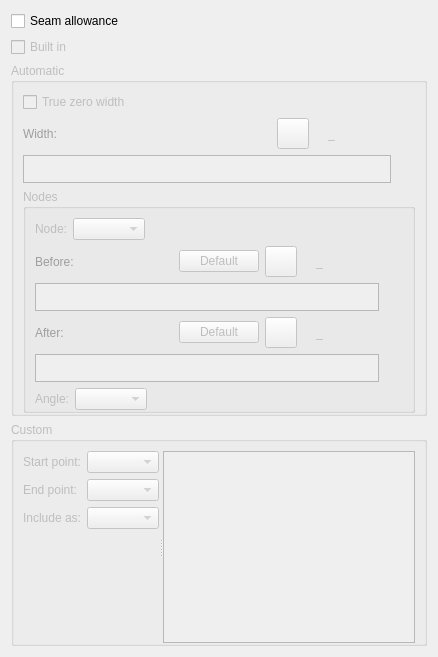
         <widget class="QWidget" name="tabSeamAllowance">
          <attribute name="title">
           <string>Seam allowance</string>
          </attribute>
          <layout class="QVBoxLayout" name="verticalLayout_6">
           <item>
            <widget class="QCheckBox" name="checkBoxSeams">
             <property name="text">
              <string>Seam allowance</string>
             </property>
             <property name="checked">
              <bool>false</bool>
             </property>
            </widget>
           </item>
           <item>
            <widget class="QCheckBox" name="checkBoxBuiltIn">
             <property name="enabled">
              <bool>false</bool>
             </property>
             <property name="toolTip">
              <string>The seam allowance is part of main path</string>
             </property>
             <property name="text">
              <string>Built in</string>
             </property>
            </widget>
           </item>
           <item>
            <widget class="QGroupBox" name="groupBoxAutomatic">
             <property name="enabled">
              <bool>false</bool>
             </property>
             <property name="title">
              <string comment="seam allowance">Automatic</string>
             </property>
             <property name="flat">
              <bool>false</bool>
             </property>
             <property name="checkable">
              <bool>false</bool>
             </property>
             <layout class="QVBoxLayout" name="verticalLayout_5">
              <property name="bottomMargin">
               <number>0</number>
              </property>
              <item>
               <widget class="QCheckBox" name="checkBoxTrueZeroWidth">
                <property name="toolTip">
                 <string>Activates true zero seam allowance width. This also disables intersection checks between the seam line and seam allowance.</string>
                </property>
                <property name="text">
                 <string>True zero width</string>
                </property>
               </widget>
              </item>
              <item>
               <layout class="QHBoxLayout" name="horizontalLayout_2">
                <item alignment="Qt::AlignmentFlag::AlignLeft">
                 <widget class="QLabel" name="labelEditWidth">
                  <property name="sizePolicy">
                   <sizepolicy hsizetype="Fixed" vsizetype="Preferred">
                    <horstretch>0</horstretch>
                    <verstretch>0</verstretch>
                   </sizepolicy>
                  </property>
                  <property name="palette">
                   <palette>
                    <active>
                     <colorrole role="WindowText">
                      <brush brushstyle="SolidPattern">
                       <color alpha="255">
                        <red>255</red>
                        <green>0</green>
                        <blue>0</blue>
                       </color>
                      </brush>
                     </colorrole>
                    </active>
                    <inactive>
                     <colorrole role="WindowText">
                      <brush brushstyle="SolidPattern">
                       <color alpha="255">
                        <red>255</red>
                        <green>0</green>
                        <blue>0</blue>
                       </color>
                      </brush>
                     </colorrole>
                    </inactive>
                    <disabled>
                     <colorrole role="WindowText">
                      <brush brushstyle="SolidPattern">
                       <color alpha="255">
                        <red>159</red>
                        <green>158</green>
                        <blue>158</blue>
                       </color>
                      </brush>
                     </colorrole>
                    </disabled>
                   </palette>
                  </property>
                  <property name="text">
                   <string>Width:</string>
                  </property>
                 </widget>
                </item>
                <item>
                 <spacer name="horizontalSpacer">
                  <property name="orientation">
                   <enum>Qt::Orientation::Horizontal</enum>
                  </property>
                  <property name="sizeHint" stdset="0">
                   <size>
                    <width>40</width>
                    <height>20</height>
                   </size>
                  </property>
                 </spacer>
                </item>
                <item alignment="Qt::AlignmentFlag::AlignRight">
                 <widget class="QToolButton" name="toolButtonExprWidth">
                  <property name="toolTip">
                   <string>Formula wizard</string>
                  </property>
                  <property name="text">
                   <string notr="true"/>
                  </property>
                  <property name="icon">
                   <iconset resource="../../../../../vmisc/share/resources/icon.qrc">
                    <normaloff>:/icon/light/24x24/fx.png</normaloff>:/icon/light/24x24/fx.png</iconset>
                  </property>
                  <property name="iconSize">
                   <size>
                    <width>24</width>
                    <height>24</height>
                   </size>
                  </property>
                 </widget>
                </item>
                <item alignment="Qt::AlignmentFlag::AlignRight">
                 <widget class="QLabel" name="label_2">
                  <property name="text">
                   <string/>
                  </property>
                  <property name="pixmap">
                   <pixmap resource="../../../../../vmisc/share/resources/icon.qrc">:/icon/light/24x24/equal.png</pixmap>
                  </property>
                 </widget>
                </item>
                <item alignment="Qt::AlignmentFlag::AlignRight">
                 <widget class="QLabel" name="labelResultWidth">
                  <property name="sizePolicy">
                   <sizepolicy hsizetype="Fixed" vsizetype="Preferred">
                    <horstretch>0</horstretch>
                    <verstretch>0</verstretch>
                   </sizepolicy>
                  </property>
                  <property name="minimumSize">
                   <size>
                    <width>87</width>
                    <height>0</height>
                   </size>
                  </property>
                  <property name="toolTip">
                   <string>Value</string>
                  </property>
                  <property name="text">
                   <string notr="true">_</string>
                  </property>
                 </widget>
                </item>
               </layout>
              </item>
              <item>
               <layout class="QHBoxLayout" name="horizontalLayout_6">
                <item>
                 <widget class="VPlainTextEdit" name="plainTextEditFormulaWidth">
                  <property name="sizePolicy">
                   <sizepolicy hsizetype="Expanding" vsizetype="Preferred">
                    <horstretch>0</horstretch>
                    <verstretch>0</verstretch>
                   </sizepolicy>
                  </property>
                  <property name="maximumSize">
                   <size>
                    <width>16777215</width>
                    <height>28</height>
                   </size>
                  </property>
                  <property name="toolTip">
                   <string>Calculation</string>
                  </property>
                  <property name="tabChangesFocus">
                   <bool>true</bool>
                  </property>
                 </widget>
                </item>
                <item>
                 <widget class="QPushButton" name="pushButtonGrowWidth">
                  <property name="maximumSize">
                   <size>
                    <width>18</width>
                    <height>18</height>
                   </size>
                  </property>
                  <property name="sizeIncrement">
                   <size>
                    <width>0</width>
                    <height>0</height>
                   </size>
                  </property>
                  <property name="toolTip">
                   <string>&lt;html&gt;&lt;head/&gt;&lt;body&gt;&lt;p&gt;Show full calculation in message box&lt;/p&gt;&lt;/body&gt;&lt;/html&gt;</string>
                  </property>
                  <property name="text">
                   <string notr="true"/>
                  </property>
                  <property name="icon">
                   <iconset theme="go-down">
                    <normaloff>../</normaloff>../</iconset>
                  </property>
                  <property name="iconSize">
                   <size>
                    <width>16</width>
                    <height>16</height>
                   </size>
                  </property>
                  <property name="flat">
                   <bool>true</bool>
                  </property>
                 </widget>
                </item>
               </layout>
              </item>
              <item>
               <widget class="QGroupBox" name="groupBox">
                <property name="title">
                 <string>Nodes</string>
                </property>
                <layout class="QVBoxLayout" name="verticalLayout_3">
                 <property name="bottomMargin">
                  <number>0</number>
                 </property>
                 <item>
                  <layout class="QHBoxLayout" name="horizontalLayout_10">
                   <item>
                    <widget class="QLabel" name="labelNode">
                     <property name="sizePolicy">
                      <sizepolicy hsizetype="Preferred" vsizetype="Preferred">
                       <horstretch>0</horstretch>
                       <verstretch>0</verstretch>
                      </sizepolicy>
                     </property>
                     <property name="text">
                      <string>Node:</string>
                     </property>
                    </widget>
                   </item>
                   <item>
                    <widget class="QComboBox" name="comboBoxNodes">
                     <property name="sizePolicy">
                      <sizepolicy hsizetype="Preferred" vsizetype="Fixed">
                       <horstretch>0</horstretch>
                       <verstretch>0</verstretch>
                      </sizepolicy>
                     </property>
                    </widget>
                   </item>
                   <item>
                    <spacer name="horizontalSpacer_7">
                     <property name="orientation">
                      <enum>Qt::Orientation::Horizontal</enum>
                     </property>
                     <property name="sizeHint" stdset="0">
                      <size>
                       <width>40</width>
                       <height>20</height>
                      </size>
                     </property>
                    </spacer>
                   </item>
                  </layout>
                 </item>
                 <item>
                  <layout class="QHBoxLayout" name="horizontalLayout_9">
                   <item alignment="Qt::AlignmentFlag::AlignLeft">
                    <widget class="QLabel" name="labelEditBefore">
                     <property name="sizePolicy">
                      <sizepolicy hsizetype="Fixed" vsizetype="Preferred">
                       <horstretch>0</horstretch>
                       <verstretch>0</verstretch>
                      </sizepolicy>
                     </property>
                     <property name="palette">
                      <palette>
                       <active>
                        <colorrole role="WindowText">
                         <brush brushstyle="SolidPattern">
                          <color alpha="255">
                           <red>255</red>
                           <green>0</green>
                           <blue>0</blue>
                          </color>
                         </brush>
                        </colorrole>
                       </active>
                       <inactive>
                        <colorrole role="WindowText">
                         <brush brushstyle="SolidPattern">
                          <color alpha="255">
                           <red>255</red>
                           <green>0</green>
                           <blue>0</blue>
                          </color>
                         </brush>
                        </colorrole>
                       </inactive>
                       <disabled>
                        <colorrole role="WindowText">
                         <brush brushstyle="SolidPattern">
                          <color alpha="255">
                           <red>159</red>
                           <green>158</green>
                           <blue>158</blue>
                          </color>
                         </brush>
                        </colorrole>
                       </disabled>
                      </palette>
                     </property>
                     <property name="text">
                      <string>Before:</string>
                     </property>
                    </widget>
                   </item>
                   <item>
                    <spacer name="horizontalSpacer_3">
                     <property name="orientation">
                      <enum>Qt::Orientation::Horizontal</enum>
                     </property>
                     <property name="sizeHint" stdset="0">
                      <size>
                       <width>40</width>
                       <height>20</height>
                      </size>
                     </property>
                    </spacer>
                   </item>
                   <item>
                    <widget class="QPushButton" name="pushButtonDefBefore">
                     <property name="toolTip">
                      <string>Return to default width</string>
                     </property>
                     <property name="text">
                      <string>Default</string>
                     </property>
                    </widget>
                   </item>
                   <item alignment="Qt::AlignmentFlag::AlignRight">
                    <widget class="QToolButton" name="toolButtonExprBefore">
                     <property name="toolTip">
                      <string>Formula wizard</string>
                     </property>
                     <property name="text">
                      <string notr="true"/>
                     </property>
                     <property name="icon">
                      <iconset resource="../../../../../vmisc/share/resources/icon.qrc">
                       <normaloff>:/icon/light/24x24/fx.png</normaloff>:/icon/light/24x24/fx.png</iconset>
                     </property>
                     <property name="iconSize">
                      <size>
                       <width>24</width>
                       <height>24</height>
                      </size>
                     </property>
                    </widget>
                   </item>
                   <item alignment="Qt::AlignmentFlag::AlignRight">
                    <widget class="QLabel" name="label_6">
                     <property name="text">
                      <string/>
                     </property>
                     <property name="pixmap">
                      <pixmap resource="../../../../../vmisc/share/resources/icon.qrc">:/icon/light/24x24/equal.png</pixmap>
                     </property>
                    </widget>
                   </item>
                   <item alignment="Qt::AlignmentFlag::AlignRight">
                    <widget class="QLabel" name="labelResultBefore">
                     <property name="sizePolicy">
                      <sizepolicy hsizetype="Fixed" vsizetype="Preferred">
                       <horstretch>0</horstretch>
                       <verstretch>0</verstretch>
                      </sizepolicy>
                     </property>
                     <property name="minimumSize">
                      <size>
                       <width>87</width>
                       <height>0</height>
                      </size>
                     </property>
                     <property name="toolTip">
                      <string>Value</string>
                     </property>
                     <property name="text">
                      <string notr="true">_</string>
                     </property>
                    </widget>
                   </item>
                  </layout>
                 </item>
                 <item>
                  <layout class="QHBoxLayout" name="horizontalLayout_7">
                   <item>
                    <widget class="VPlainTextEdit" name="plainTextEditFormulaWidthBefore">
                     <property name="sizePolicy">
                      <sizepolicy hsizetype="Expanding" vsizetype="Preferred">
                       <horstretch>0</horstretch>
                       <verstretch>0</verstretch>
                      </sizepolicy>
                     </property>
                     <property name="maximumSize">
                      <size>
                       <width>16777215</width>
                       <height>28</height>
                      </size>
                     </property>
                     <property name="toolTip">
                      <string>Calculation</string>
                     </property>
                     <property name="tabChangesFocus">
                      <bool>true</bool>
                     </property>
                    </widget>
                   </item>
                   <item>
                    <widget class="QPushButton" name="pushButtonGrowWidthBefore">
                     <property name="maximumSize">
                      <size>
                       <width>18</width>
                       <height>18</height>
                      </size>
                     </property>
                     <property name="sizeIncrement">
                      <size>
                       <width>0</width>
                       <height>0</height>
                      </size>
                     </property>
                     <property name="toolTip">
                      <string>&lt;html&gt;&lt;head/&gt;&lt;body&gt;&lt;p&gt;Show full calculation in message box&lt;/p&gt;&lt;/body&gt;&lt;/html&gt;</string>
                     </property>
                     <property name="text">
                      <string notr="true"/>
                     </property>
                     <property name="icon">
                      <iconset theme="go-down">
                       <normaloff>../</normaloff>../</iconset>
                     </property>
                     <property name="iconSize">
                      <size>
                       <width>16</width>
                       <height>16</height>
                      </size>
                     </property>
                     <property name="flat">
                      <bool>true</bool>
                     </property>
                    </widget>
                   </item>
                  </layout>
                 </item>
                 <item>
                  <layout class="QHBoxLayout" name="horizontalLayout_16">
                   <item alignment="Qt::AlignmentFlag::AlignLeft">
                    <widget class="QLabel" name="labelEditAfter">
                     <property name="sizePolicy">
                      <sizepolicy hsizetype="Fixed" vsizetype="Preferred">
                       <horstretch>0</horstretch>
                       <verstretch>0</verstretch>
                      </sizepolicy>
                     </property>
                     <property name="palette">
                      <palette>
                       <active>
                        <colorrole role="WindowText">
                         <brush brushstyle="SolidPattern">
                          <color alpha="255">
                           <red>255</red>
                           <green>0</green>
                           <blue>0</blue>
                          </color>
                         </brush>
                        </colorrole>
                       </active>
                       <inactive>
                        <colorrole role="WindowText">
                         <brush brushstyle="SolidPattern">
                          <color alpha="255">
                           <red>255</red>
                           <green>0</green>
                           <blue>0</blue>
                          </color>
                         </brush>
                        </colorrole>
                       </inactive>
                       <disabled>
                        <colorrole role="WindowText">
                         <brush brushstyle="SolidPattern">
                          <color alpha="255">
                           <red>159</red>
                           <green>158</green>
                           <blue>158</blue>
                          </color>
                         </brush>
                        </colorrole>
                       </disabled>
                      </palette>
                     </property>
                     <property name="text">
                      <string>After:</string>
                     </property>
                    </widget>
                   </item>
                   <item>
                    <spacer name="horizontalSpacer_6">
                     <property name="orientation">
                      <enum>Qt::Orientation::Horizontal</enum>
                     </property>
                     <property name="sizeHint" stdset="0">
                      <size>
                       <width>40</width>
                       <height>20</height>
                      </size>
                     </property>
                    </spacer>
                   </item>
                   <item>
                    <widget class="QPushButton" name="pushButtonDefAfter">
                     <property name="toolTip">
                      <string>Return to default width</string>
                     </property>
                     <property name="text">
                      <string>Default</string>
                     </property>
                    </widget>
                   </item>
                   <item alignment="Qt::AlignmentFlag::AlignRight">
                    <widget class="QToolButton" name="toolButtonExprAfter">
                     <property name="toolTip">
                      <string>Formula wizard</string>
                     </property>
                     <property name="text">
                      <string notr="true"/>
                     </property>
                     <property name="icon">
                      <iconset resource="../../../../../vmisc/share/resources/icon.qrc">
                       <normaloff>:/icon/light/24x24/fx.png</normaloff>:/icon/light/24x24/fx.png</iconset>
                     </property>
                     <property name="iconSize">
                      <size>
                       <width>24</width>
                       <height>24</height>
                      </size>
                     </property>
                    </widget>
                   </item>
                   <item alignment="Qt::AlignmentFlag::AlignRight">
                    <widget class="QLabel" name="label_10">
                     <property name="text">
                      <string/>
                     </property>
                     <property name="pixmap">
                      <pixmap resource="../../../../../vmisc/share/resources/icon.qrc">:/icon/light/24x24/equal.png</pixmap>
                     </property>
                    </widget>
                   </item>
                   <item alignment="Qt::AlignmentFlag::AlignRight">
                    <widget class="QLabel" name="labelResultAfter">
                     <property name="sizePolicy">
                      <sizepolicy hsizetype="Fixed" vsizetype="Preferred">
                       <horstretch>0</horstretch>
                       <verstretch>0</verstretch>
                      </sizepolicy>
                     </property>
                     <property name="minimumSize">
                      <size>
                       <width>87</width>
                       <height>0</height>
                      </size>
                     </property>
                     <property name="toolTip">
                      <string>Value</string>
                     </property>
                     <property name="text">
                      <string notr="true">_</string>
                     </property>
                    </widget>
                   </item>
                  </layout>
                 </item>
                 <item>
                  <layout class="QHBoxLayout" name="horizontalLayout_17">
                   <item>
                    <widget class="VPlainTextEdit" name="plainTextEditFormulaWidthAfter">
                     <property name="sizePolicy">
                      <sizepolicy hsizetype="Expanding" vsizetype="Preferred">
                       <horstretch>0</horstretch>
                       <verstretch>0</verstretch>
                      </sizepolicy>
                     </property>
                     <property name="maximumSize">
                      <size>
                       <width>16777215</width>
                       <height>28</height>
                      </size>
                     </property>
                     <property name="toolTip">
                      <string>Calculation</string>
                     </property>
                     <property name="tabChangesFocus">
                      <bool>true</bool>
                     </property>
                    </widget>
                   </item>
                   <item>
                    <widget class="QPushButton" name="pushButtonGrowWidthAfter">
                     <property name="maximumSize">
                      <size>
                       <width>18</width>
                       <height>18</height>
                      </size>
                     </property>
                     <property name="sizeIncrement">
                      <size>
                       <width>0</width>
                       <height>0</height>
                      </size>
                     </property>
                     <property name="toolTip">
                      <string>&lt;html&gt;&lt;head/&gt;&lt;body&gt;&lt;p&gt;Show full calculation in message box&lt;/p&gt;&lt;/body&gt;&lt;/html&gt;</string>
                     </property>
                     <property name="text">
                      <string notr="true"/>
                     </property>
                     <property name="icon">
                      <iconset theme="go-down">
                       <normaloff>../</normaloff>../</iconset>
                     </property>
                     <property name="iconSize">
                      <size>
                       <width>16</width>
                       <height>16</height>
                      </size>
                     </property>
                     <property name="flat">
                      <bool>true</bool>
                     </property>
                    </widget>
                   </item>
                  </layout>
                 </item>
                 <item>
                  <layout class="QHBoxLayout" name="horizontalLayout_15">
                   <item>
                    <widget class="QLabel" name="labelAngle">
                     <property name="text">
                      <string>Angle:</string>
                     </property>
                    </widget>
                   </item>
                   <item>
                    <widget class="QComboBox" name="comboBoxAngle">
                     <property name="sizePolicy">
                      <sizepolicy hsizetype="Preferred" vsizetype="Fixed">
                       <horstretch>0</horstretch>
                       <verstretch>0</verstretch>
                      </sizepolicy>
                     </property>
                    </widget>
                   </item>
                   <item>
                    <spacer name="horizontalSpacer_8">
                     <property name="orientation">
                      <enum>Qt::Orientation::Horizontal</enum>
                     </property>
                     <property name="sizeHint" stdset="0">
                      <size>
                       <width>40</width>
                       <height>20</height>
                      </size>
                     </property>
                    </spacer>
                   </item>
                  </layout>
                 </item>
                </layout>
               </widget>
              </item>
             </layout>
            </widget>
           </item>
           <item>
            <widget class="QGroupBox" name="groupBoxCustom">
             <property name="enabled">
              <bool>false</bool>
             </property>
             <property name="title">
              <string comment="seam allowance">Custom</string>
             </property>
             <property name="flat">
              <bool>false</bool>
             </property>
             <layout class="QVBoxLayout" name="verticalLayout_4">
              <property name="spacing">
               <number>6</number>
              </property>
              <property name="topMargin">
               <number>9</number>
              </property>
              <property name="bottomMargin">
               <number>0</number>
              </property>
              <item>
               <widget class="QSplitter" name="splitter">
                <property name="orientation">
                 <enum>Qt::Orientation::Horizontal</enum>
                </property>
                <property name="opaqueResize">
                 <bool>true</bool>
                </property>
                <widget class="QWidget" name="layoutWidget_2">
                 <layout class="QFormLayout" name="formLayout_2">
                  <property name="fieldGrowthPolicy">
                   <enum>QFormLayout::FieldGrowthPolicy::ExpandingFieldsGrow</enum>
                  </property>
                  <property name="horizontalSpacing">
                   <number>6</number>
                  </property>
                  <item row="0" column="0">
                   <widget class="QLabel" name="labelStartPoint">
                    <property name="text">
                     <string>Start point:</string>
                    </property>
                   </widget>
                  </item>
                  <item row="0" column="1">
                   <widget class="QComboBox" name="comboBoxStartPoint"/>
                  </item>
                  <item row="1" column="0">
                   <widget class="QLabel" name="labelEndPoint">
                    <property name="text">
                     <string>End point:</string>
                    </property>
                   </widget>
                  </item>
                  <item row="1" column="1">
                   <widget class="QComboBox" name="comboBoxEndPoint"/>
                  </item>
                  <item row="2" column="0">
                   <widget class="QLabel" name="labelIncludeType">
                    <property name="text">
                     <string>Include as:</string>
                    </property>
                   </widget>
                  </item>
                  <item row="2" column="1">
                   <widget class="QComboBox" name="comboBoxIncludeType">
                    <property name="sizePolicy">
                     <sizepolicy hsizetype="Expanding" vsizetype="Fixed">
                      <horstretch>0</horstretch>
                      <verstretch>0</verstretch>
                     </sizepolicy>
                    </property>
                   </widget>
                  </item>
                 </layout>
                </widget>
                <widget class="QListWidget" name="listWidgetCustomSA">
                 <property name="sizePolicy">
                  <sizepolicy hsizetype="Preferred" vsizetype="Expanding">
                   <horstretch>0</horstretch>
                   <verstretch>0</verstretch>
                  </sizepolicy>
                 </property>
                 <property name="sizeIncrement">
                  <size>
                   <width>0</width>
                   <height>0</height>
                  </size>
                 </property>
                 <property name="dragDropMode">
                  <enum>QAbstractItemView::DragDropMode::InternalMove</enum>
                 </property>
                </widget>
               </widget>
              </item>
             </layout>
            </widget>
           </item>
          </layout>
         </widget>
